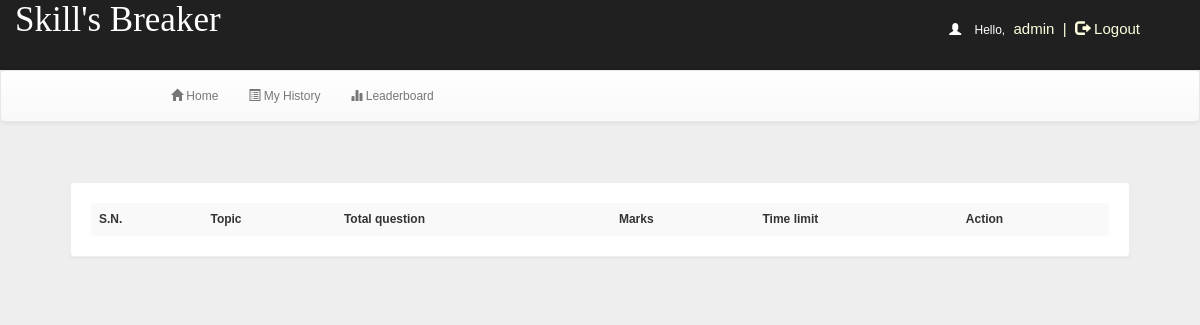
/admin_result/result_students.php?id=24 (signed in), run on an earlier commit of the app's database.
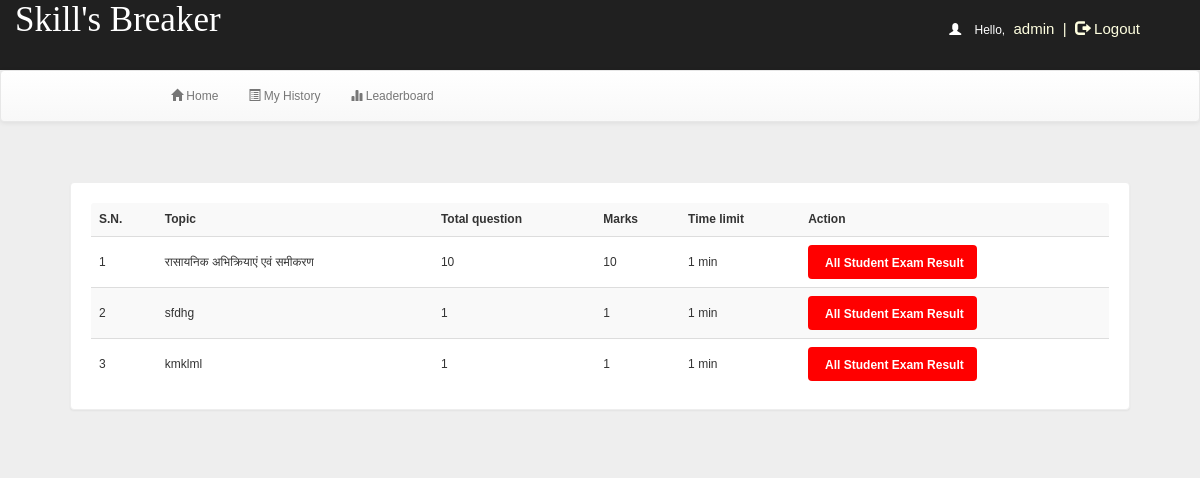
And on a later commit of the database.
### tables this page shows
CREATE TABLE `quiz` (
  `eid` int(11) NOT NULL,
  `subject_id` int(11) NOT NULL,
  `uniq_eid` text NOT NULL,
  `title` varchar(100) NOT NULL,
  `correct` int(11) NOT NULL,
  `wrong` int(11) NOT NULL,
  `total` int(11) NOT NULL,
  `time` bigint(20) NOT NULL,
  `date` timestamp NOT NULL DEFAULT current_timestamp() ON UPDATE current_timestamp(),
  `status` varchar(10) NOT NULL
);

### libs/config.php (called while the page is built, shortened)
<?php
class data{
   public $host = DB_HOST;
   public $user = DB_USER;
   public $pass = DB_PASS;
   public $db_name = DB_NAME;
   public $link;
   private function connect(){
       $this->link = new mysqli($this->host, $this->user, $this->pass, $this->db_name);
   }
    public function select($query){
       $select = $this->link->query($query);
       if ($select->num_rows > 0){
             return $select;
          }
          else{
             return false;
          }
    }
}
?>

### addphpclass/class.php (called while the page is built, shortened)
<?php
include_once("../libs/config.php");
class cls{
        private $link;
	function __construct()
	{
		$this->link = new data();
	}
      public function select_quizBySubsid($id){
          $query=$this->link->select("select * from quiz where subject_id='$id' ");
          return $query;
      }
}
?>

### admin_result/result_students.php (the view, shortened to what this page needs)
<?php
include_once("../addphpclass/class.php");
$data=new cls();
?>
<!DOCTYPE html PUBLIC "-//W3C//DTD XHTML 1.0 Transitional//EN" "http://www.w3.org/TR/xhtml1/DTD/xhtml1-transitional.dtd">
<html xmlns="http://www.w3.org/1999/xhtml">
<head>
<link rel="stylesheet" href="https://maxcdn.bootstrapcdn.com/bootstrap/3.4.1/css/bootstrap.min.css">
 <link rel="stylesheet" href="https://maxcdn.bootstrapcdn.com/bootstrap/3.3.4/css/bootstrap-theme.min.css">
 <link rel="stylesheet" href="css/main.css">
 <link  rel="stylesheet" href="css/font.css">
</head>
<body>
<div class="header">
<div class="row">
<div class="col-lg-6">
<span class="logo">Skill's Breaker</span></div>
<div class="col-md-4 col-md-offset-2">
 <?php
if (!(isset($_SESSION['username']))) {
    header("location:index.php");
} else {
    $username = $_SESSION['username'];
    echo '<span class="pull-right top title1" ><span style="color:white"><span class="glyphicon glyphicon-user" aria-hidden="true"></span>&nbsp;&nbsp;&nbsp;&nbsp;Hello,</span> <span class="log log1" style="color:lightyellow">' . $username . '&nbsp;&nbsp;|&nbsp;&nbsp;<a href="logout.php?q=account.php" style="color:lightyellow"><span class="glyphicon glyphicon-log-out" aria-hidden="true"></span>&nbsp;Logout</button></a></span>';
}
?>
</div>
</div></div>
<div class="bg">
<nav class="navbar navbar-default title1">
  <div class="container-fluid">
    <div class="navbar-header">
      <a class="navbar-brand" href="#"><b>&nbsp;&nbsp;&nbsp;&nbsp;&nbsp;&nbsp;&nbsp;&nbsp;&nbsp;&nbsp;&nbsp;&nbsp;&nbsp;&nbsp;&nbsp;&nbsp;&nbsp;&nbsp;&nbsp;&nbsp;&nbsp;&nbsp;&nbsp;&nbsp;&nbsp;</b></a>
    </div>
    <div class="collapse navbar-collapse" id="bs-example-navbar-collapse-1">
      <ul class="nav navbar-nav">
        <li <?php if (@$_GET['q'] == 1) echo 'class="active"'; ?> ><a href="newEmptyPHP.php?q=1"><span class="glyphicon glyphicon-home" aria-hidden="true"></span>&nbsp;Home<span class="sr-only">(current)</span></a></li>
        <li <?php
if (@$_GET['q'] == 2)
    echo 'class="active"';
?>><a href="account.php?q=2"><span class="glyphicon glyphicon-list-alt" aria-hidden="true"></span>&nbsp;My History</a></li>
    <li <?php
if (@$_GET['q'] == 3)
    echo 'class="active"';
?>><a href="account.php?q=3"><span class="glyphicon glyphicon-stats" aria-hidden="true"></span>&nbsp;Leaderboard</a></li>
      </ul>
      </div>
  </div>
</nav>
<div class="container">
<div class="row">
<div class="col-md-12">
<?php
if(isset($_GET['id'])){
    $id = $_GET['id'];
    $result = $data->select_quizBySubsid($id);
    echo '<div class="panel"><table class="table table-striped title1">
<tr><td style="vertical-align:middle"><b>S.N.</b></td><td style="vertical-align:middle"><b>Topic</b></td><td style="vertical-align:middle"><b>Total question</b></td><td style="vertical-align:middle"><b>Marks</b></td><td style="vertical-align:middle"><b>Time limit</b></td><td style="vertical-align:middle"><b>Action</b></td></tr>';
    $c = 1;
    while ($row = mysqli_fetch_array($result)) {
        $title   = $row['title'];
        $total   = $row['total'];
        $correct = $row['correct'];
        $time    = $row['time'];
        $eid     = $row['eid'];
        ?>
        <tr><td style="vertical-align:middle"><?php echo $c++; ?></td><td style="vertical-align:middle"><?php echo$title; ?></td><td style="vertical-align:middle"><?php echo $total; ?></td><td style="vertical-align:middle"><?php echo ($correct * $total); ?></td><td style="vertical-align:middle"><?php echo $time; ?>&nbsp;min</td>
  <td style="vertical-align:middle"><b><a href="exam_results.php?eid=<?php echo $eid; ?>" class="btn" style="margin:0px;background:red;color:white">&nbsp;<span class="title1"><b>All Student Exam Result</b></span></a></b></td></tr>
  <?php
    }
    echo '</table></div>';
}
?>
</body>
</html>

What changed in the data, as far as the page shows it:
added quiz: title "रासायनिक अभिक्रियाएं एवं समीकरण", total "10", $correct*$total "10", time "1"
added quiz: title "sfdhg", total "1", $correct*$total "1", time "1"
added quiz: title "kmklml", total "1", $correct*$total "1", time "1"
